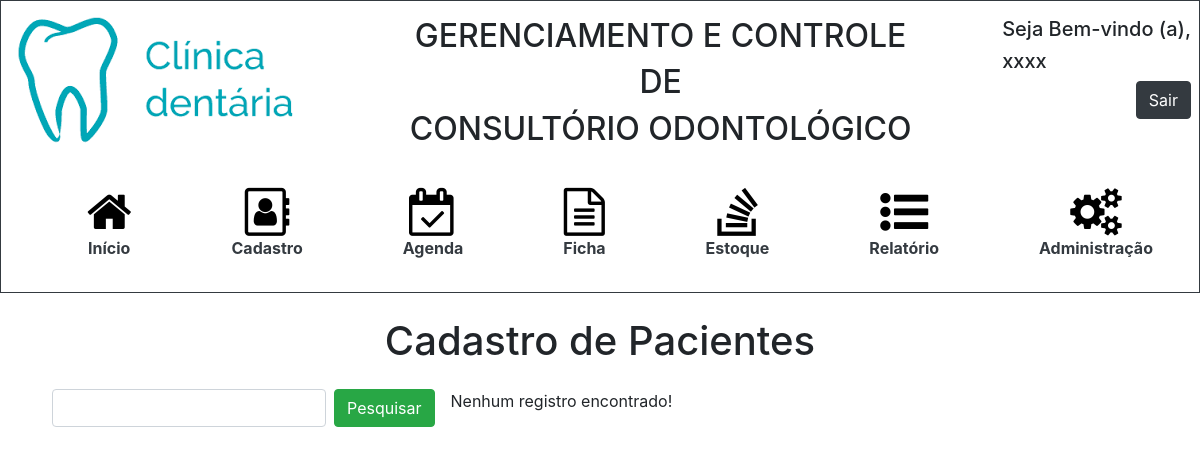
Page /pesquisarCadastro.php?nome=matheus on the earlier database version.
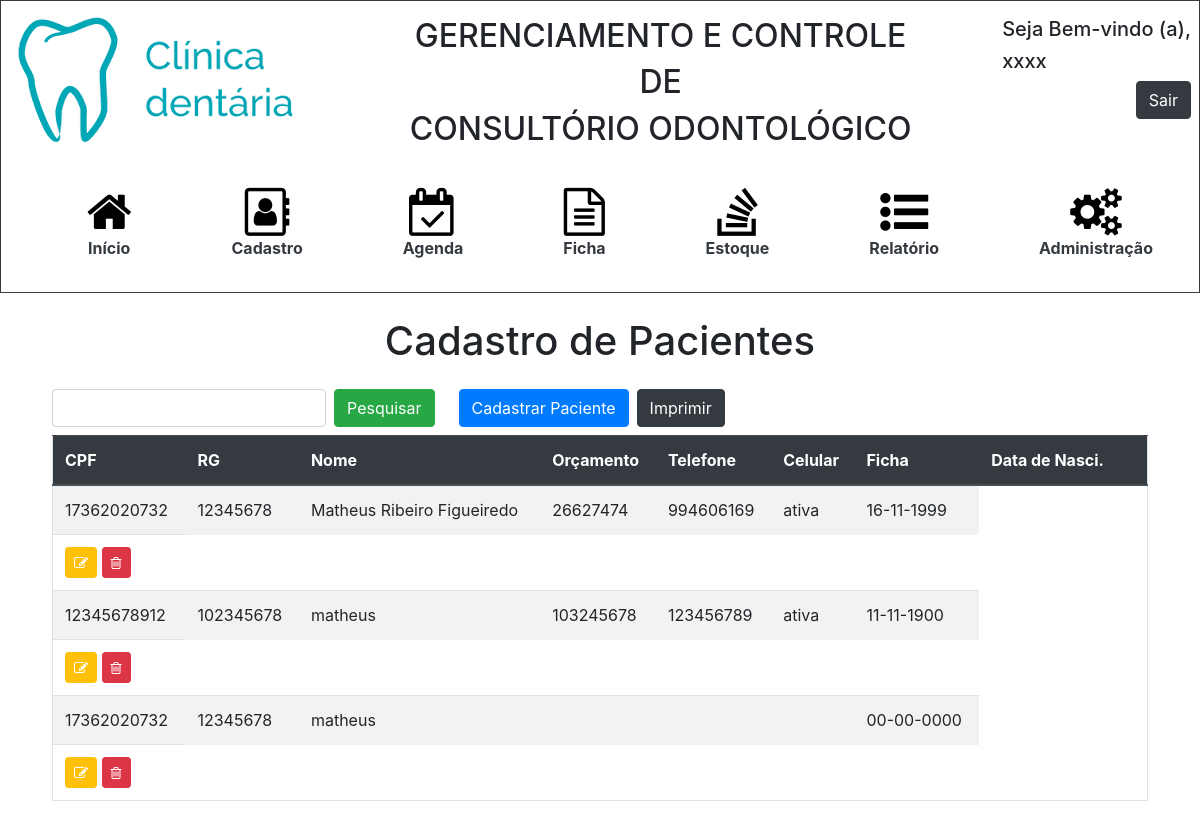
Same page on the later database version.
### tables this page shows
CREATE TABLE `pessoa` (
  `id_pessoa` int(11) NOT NULL,
  `cpf` varchar(15) NOT NULL,
  `rg` varchar(15) NOT NULL,
  `nome` varchar(100) NOT NULL,
  `orcamento` varchar(3) DEFAULT NULL,
  `telefone` varchar(15) DEFAULT NULL,
  `celular` varchar(15) NOT NULL,
  `email` varchar(50) DEFAULT NULL,
  `cep` varchar(15) NOT NULL,
  `endereco` varchar(100) NOT NULL,
  `complemento` varchar(100) DEFAULT NULL,
  `bairro` varchar(50) NOT NULL,
  `nascimento` date NOT NULL,
  `cidade` varchar(30) NOT NULL,
  `uf` varchar(5) DEFAULT NULL,
  `situacaoficha` varchar(20) DEFAULT NULL,
  `doencabase` varchar(255) DEFAULT NULL,
  `alergia` varchar(255) DEFAULT NULL,
  `medicamentos` varchar(255) DEFAULT NULL,
  `cirurgia` varchar(255) DEFAULT NULL,
  `internacoes` varchar(255) DEFAULT NULL,
  `pa` varchar(255) DEFAULT NULL,
  `queixaprinc` varchar(255) DEFAULT NULL
);

### pesquisarCadastro.php (the view, shortened to what this page needs)
<!DOCTYPE html>
<html>
	<head>
		<link rel="stylesheet" href="https://stackpath.bootstrapcdn.com/bootstrap/4.3.1/css/bootstrap.min.css">
		<link rel="stylesheet" href="https://cdnjs.cloudflare.com/ajax/libs/font-awesome/4.7.0/css/font-awesome.min.css">
		<link rel="stylesheet" type="text/css" href="styleHeader.css">
	</head>
	<body>
		<?php include 'header.php'?>
		<h1 class = "text-center mb-4">Cadastro de Pacientes</h1>
        <div class = "pl-5 pr-5">
            <span class = "d-flex d-inline-flex mb-2">
                <form class="form-inline">
                    <input class="form-control mr-2 ml-1" type="search" name = "nome">
                    <button class="btn btn-success btn-md mr-3" type="submit">Pesquisar</button>
                </form>
                <?php
                    if(isset($_GET["nome"])){
                        $nome = $_GET["nome"];
                        include_once 'conexao.php';
                        $sql = "SELECT * FROM pessoa WHERE nome
                        LIKE '%{$nome}%'";
                        $result = mysqli_query($con, $sql);
                        $totalRegistros = mysqli_num_rows($result);
                        if($totalRegistros > 0){
                ?>
                <button type="button" class="btn btn-primary btn-md ml-2" data-toggle="modal" data-target="#modal1">Cadastrar Paciente</button>
                <input type="button" class ="btn btn-dark ml-2" onclick="window.print();" value="Imprimir">
            </span>
            <div class = "overflow-auto ml-1 mr-1" style = "max-height: 550px">
                <table class="table border table-striped">
                    <thead id = "theadCadastro" class = "thead-dark">
                        <tr>
                            <th scope="col">CPF</th>
                            <th scope="col">RG</th>
                            <th scope="col">Nome</th>
                            <th scope="col">Orçamento</th>
                            <th scope="col">Telefone</th>
                            <th scope="col">Celular</th>
                            <th scope="col">Ficha</th>
                            <th scope="col">Data de Nasci.</th>
                            <th scope="col"></th>
                        </tr>
                    </thead>
                    <tbody id = "tbodyCadastro">
                    <?php
                            while($array = mysqli_fetch_array($result)){
                            $idPessoa = $array['id_pessoa'];
                            $nascimento = $array['nascimento'];
                            $dtNasci = explode('-', $nascimento);
                            $datadeNascimento = $dtNasci[2] . "-" . $dtNasci[1]. "-" . $dtNasci[0];
                        ?>
                            <tr>
                                <td><?php echo $array['cpf'];?></td>
                                <td><?php echo $array['rg'];?></td>
                                <td><?php echo $array['nome'];?></td>
                                <td><?php echo $array['telefone'];?></td>
                                <td><?php echo $array['celular'];?></td>
                                <td><?php echo $array['situacaoficha'];?></td>
                                <td><?php echo $datadeNascimento?></td>
                            </tr>
                            <td>
                                <a class="btn btn-warning btn-sm"  style="color:#fff" href="editarCadastro.php?id=<?php echo $idPessoa?>" role="button"><i class="fa fa-pencil-square-o" aria-hidden="true"></i></a>
                                <a class="btn btn-danger btn-sm"  style="color:#fff" href="#" onclick = "excluir(<?php echo $array['id_pessoa']?>)" role="button"><i class="fa fa-trash-o" aria-hidden="true"></i></a>
                            </td>
                            <?php
                            }
                        } else {
                            echo "Nenhum registro encontrado!";
                        }
                    }
                    ?>
                    </tbody>
                </table>
            </div>
        </div>
	</body>
</html>

Differences in the rows shown:
added pessoa: cpf "17362020732", rg "12345678", nome "Matheus Ribeiro Figueiredo", telefone "26627474", celular "994606169", situacaoficha "ativa", nascimento "16-11-1999"
added pessoa: cpf "12345678912", rg "102345678", nome "matheus", telefone "103245678", celular "123456789", situacaoficha "ativa", nascimento "11-11-1900"
added pessoa: cpf "17362020732", rg "12345678", nome "matheus", nascimento "00-00-0000"
Other differences:
form field value: (not shown) → "Imprimir"
text no longer shown: "Nenhum registro encontrado!"
text now shown: "Cadastrar Paciente CPF RG Nome Orçamento Telefone Celular Ficha Data de Nasci."
